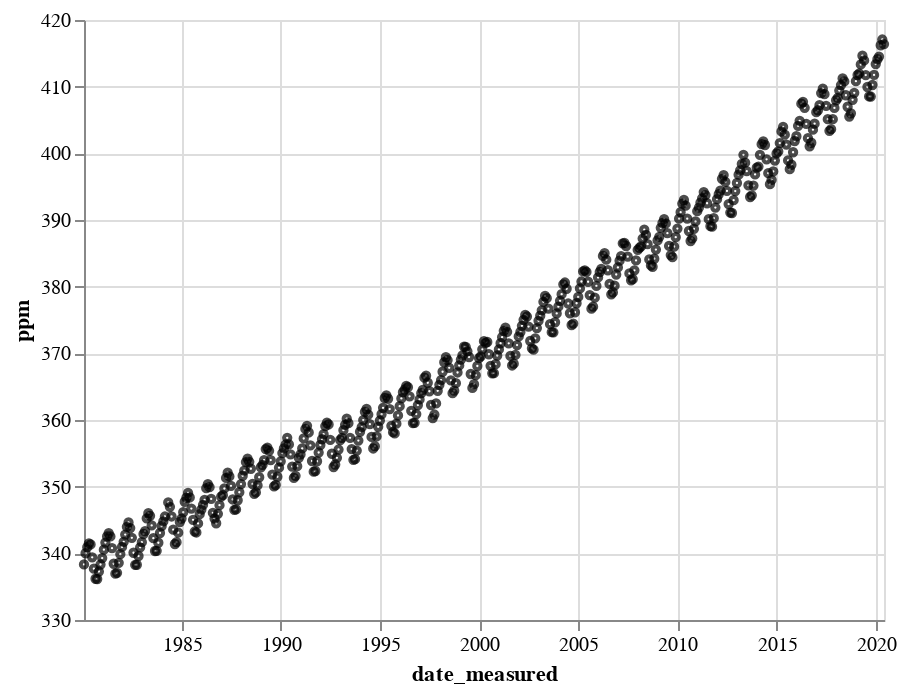

Write notebook code for a chart like this one.
### Code cell
import altair as alt

co2_scatter = alt.Chart(co2_df).mark_point(size=10, color='black').encode(
    x = "date_measured", 
    y = alt.Y("ppm", scale=alt.Scale(zero=False)))


co2_scatter

### Figure 1 — Vega-Lite specification as saved in the notebook (floating-point values rounded to 4 significant figures; data arrays with more than 128 entries replaced by an {"elided": "..."} marker saying what was removed)
{"config": {"view": {"continuousWidth": 400, "continuousHeight": 300}}, "data": {"name": "data-ecfc281786dd23148efa483af3159f83"}, "mark": {"type": "point", "color": "black", "size": 10}, "encoding": {"x": {"field": "date_measured", "type": "temporal"}, "y": {"field": "ppm", "scale": {"zero": false}, "type": "quantitative"}}, "$schema": "https://vega.github.io/schema/vega-lite/v4.17.0.json", "datasets": {"data-ecfc281786dd23148efa483af3159f83": {"elided": "484 records"}}}
